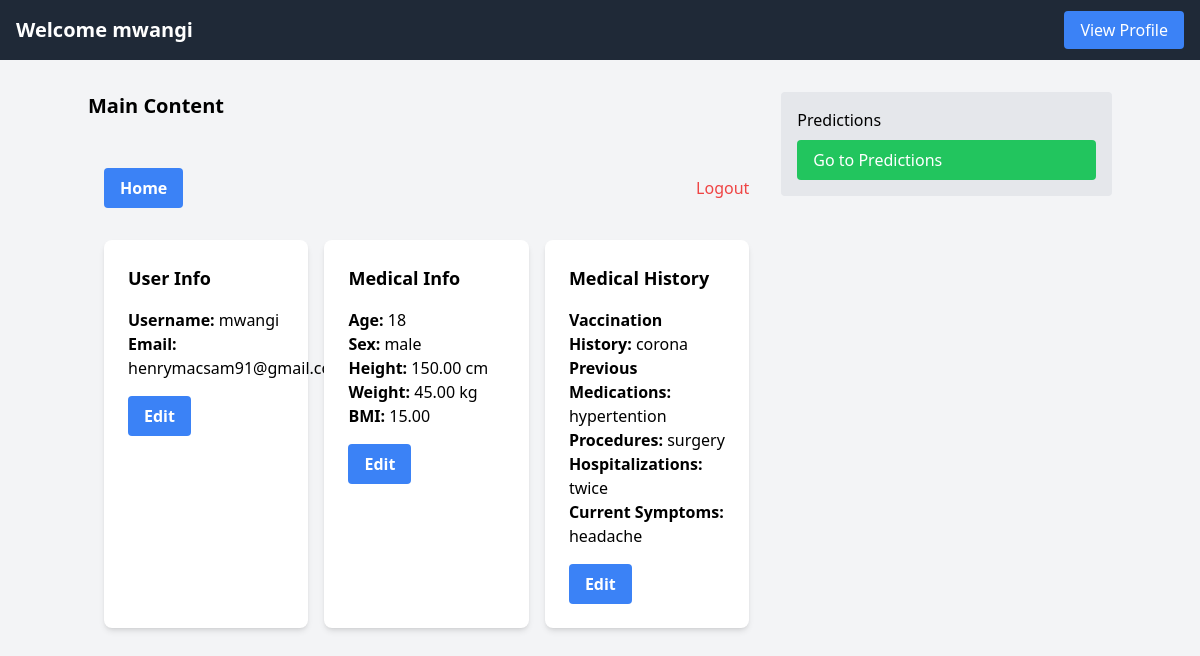
Screenshot of /users/profile/ (signed in) with the database file from the repository.
### apps/users/models.py (models this page shows)
class UserProfile(models.Model):
    user = models.OneToOneField(User, on_delete=models.CASCADE)
    age = models.PositiveIntegerField()
    sex = models.CharField(max_length=10)
    height = models.DecimalField(max_digits=5, decimal_places=2)
    weight = models.DecimalField(max_digits=5, decimal_places=2)
    bmi = models.DecimalField(max_digits=5, decimal_places=2, blank=True)
    vaccination_history = models.TextField()
    previous_medications = models.TextField()
    procedures = models.TextField()
    hospitalizations = models.TextField()
    current_symptoms = models.TextField()

### apps/users/views.py (the view)
# urls.py: path('profile/', login_required(view_profile, login_url='/users/login/'), name='profile'),
@login_required
def view_profile(request):
    try:
        profile = request.user.userprofile
    except UserProfile.DoesNotExist:
        profile = None
    return render(request, 'users/profile.html', {'profile': profile})

### apps/users/templates/users/profile.html (shortened to what this page needs)
{% extends 'main/home.html' %}
{% block content %}
<div class="container mx-auto px-4 py-8">
    <div class="flex justify-between items-center mb-8">
        <a href="{% url 'main:home' %}" class="inline-block px-4 py-2 bg-blue-500 text-white font-semibold rounded hover:bg-blue-600">Home</a>
        <form action="{% url 'logout' %}" method="post">
            <button type="submit" class="text-red-500 hover:underline">Logout</button>
        </form>
    </div>
    {% if profile %}
    <div class="grid grid-cols-1 md:grid-cols-3 gap-4">
        <div id="user-info-card" class="card bg-white rounded-lg shadow-md p-6 transition-transform ease-out duration-1000 transform translate-y-4">
            <h2 class="text-lg font-semibold mb-4">User Info</h2>
            <p><span class="font-semibold">Username:</span> {{ request.user.username }}</p>
            <p><span class="font-semibold">Email:</span> {{ request.user.email }}</p>
            <button id="edit-user-info-btn" class="bg-blue-500 text-white font-semibold py-2 px-4 rounded mt-4 hover:bg-blue-600">Edit</button>
        </div>
        <div class="card bg-white rounded-lg shadow-md p-6 transition-transform ease-out duration-1500 transform translate-y-4">
            <h2 class="text-lg font-semibold mb-4">Medical Info</h2>
            <p><span class="font-semibold">Age:</span> {{ profile.age }}</p>
            <p><span class="font-semibold">Sex:</span> {{ profile.sex }}</p>
            <p><span class="font-semibold">Height:</span> {{ profile.height }} cm</p>
            <p><span class="font-semibold">Weight:</span> {{ profile.weight }} kg</p>
            <p><span class="font-semibold">BMI:</span> {{ profile.bmi }}</p>
            <button class="bg-blue-500 text-white font-semibold py-2 px-4 rounded mt-4 hover:bg-blue-600">Edit</button>
        </div>
        <div class="card bg-white rounded-lg shadow-md p-6 transition-transform ease-out duration-2000 transform translate-y-4">
            <h2 class="text-lg font-semibold mb-4">Medical History</h2>
            <p><span class="font-semibold">Vaccination History:</span> {{ profile.vaccination_history }}</p>
            <p><span class="font-semibold">Previous Medications:</span> {{ profile.previous_medications }}</p>
            <p><span class="font-semibold">Procedures:</span> {{ profile.procedures }}</p>
            <p><span class="font-semibold">Hospitalizations:</span> {{ profile.hospitalizations }}</p>
            <p><span class="font-semibold">Current Symptoms:</span> {{ profile.current_symptoms }}</p>
            <button class="bg-blue-500 text-white font-semibold py-2 px-4 rounded mt-4 hover:bg-blue-600">Edit</button>
        </div>
    </div>
    {% else %}
    <p class="text-red-500 mt-4">No profile found</p>
    {% endif %}
</div>
{% endblock %}

### apps/main/templates/main/home.html (shortened to what this page needs)
<!DOCTYPE html>
<html lang="en">
<head>
    <script src="https://cdn.tailwindcss.com"></script>
</head>
<body>
    <body class="bg-gray-100">
        <nav class="bg-gray-800 p-4 flex justify-between items-center text-white">
            <div class="">
                <span class="text-xl font-bold">Welcome {{ request.user.username }}</span>
            </div>
            <div>
                <a href="{% url 'profile' %}" class="px-4 py-2 rounded bg-blue-500 hover:bg-blue-600">View Profile</a>
            </div>
        </nav>
        <div class="container mx-auto mt-8">
            <div class="grid grid-cols-3 gap-4">
                <div class="col-span-2">
                    <h1 class="text-xl font-bold mb-4">Main Content</h1>
                    {% block content %}
                    {% endblock %}
                </div>
                <div>
                    <div class="bg-gray-200 p-4 rounded">
                        <h2 class="text-xl-font-semibold mb-2">Predictions</h2>
                        <a href="http://" class="block px-4 py-2 rounded bg-green-500 hover:bg-green-600 text-white">Go to Predictions</a>
                    </div>
                </div>
            </div>
        </div>
    </body>
</body>
</html>

### rows the page displays
UserProfile: age "18", sex "male", height "150.00", weight "45.00", bmi "15.00", vaccination_history "corona", previous_medications "hypertention", procedures "surgery", hospitalizations "twice", current_symptoms "headache"

### other values shown
{{ request.user.username }} "mwangi"
{{ request.user.email }} "henrymacsam91@gmail.com"
